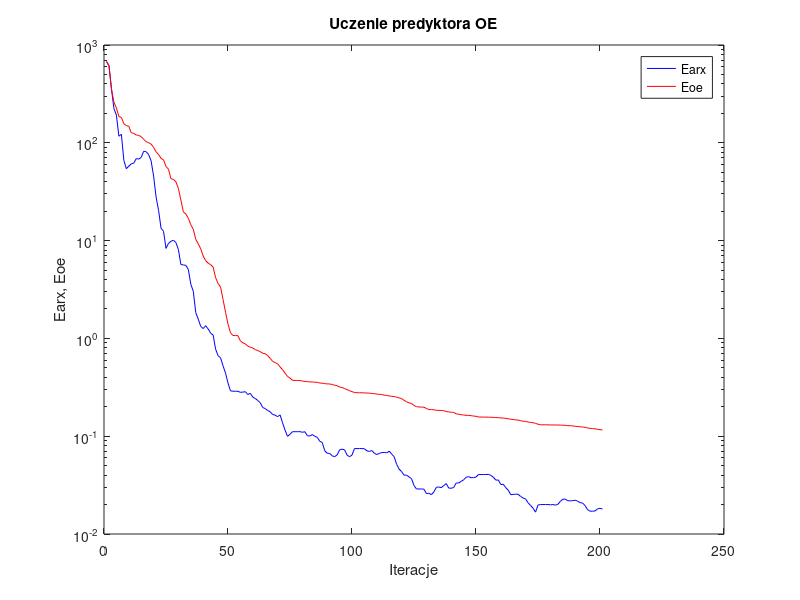
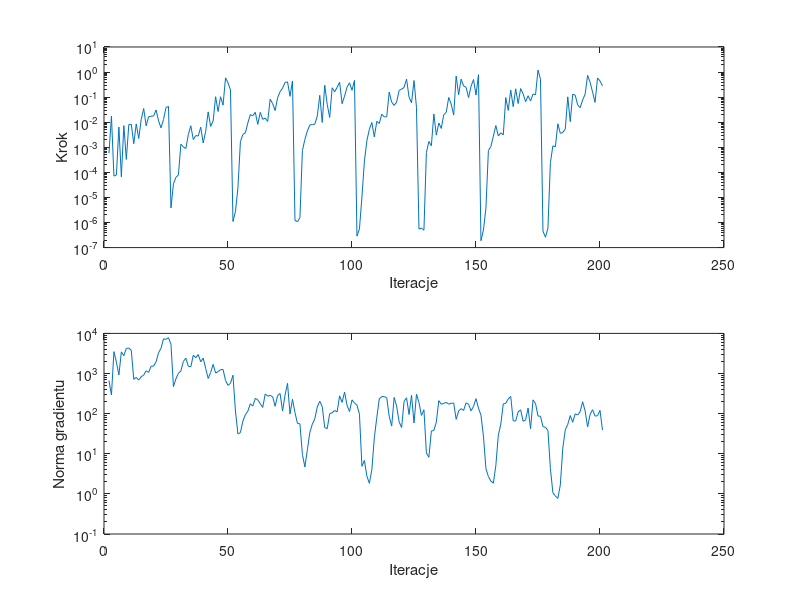

MATLAB code for these plots, in order:
%uczenie predyktora oe
clear all;
n=0; farx(n+1)=6.788279e+002; foe(n+1)=6.757100e+002; wspucz(n+1)=0.000000e+000; ng(n+1)=0.000000e+000;
%odnowa zmiennej metryki
n=1; farx(n+1)=6.183425e+002; foe(n+1)=6.154929e+002; krok(n+1)=5.763985e-004; ng(n+1)=6.680554e+002;
n=2; farx(n+1)=3.573275e+002; foe(n+1)=3.553067e+002; krok(n+1)=1.750226e-002; ng(n+1)=2.917240e+002;
n=3; farx(n+1)=2.238564e+002; foe(n+1)=2.595465e+002; krok(n+1)=7.110078e-005; ng(n+1)=3.511220e+003;
n=4; farx(n+1)=1.917211e+002; foe(n+1)=2.270664e+002; krok(n+1)=7.872898e-005; ng(n+1)=1.925126e+003;
n=5; farx(n+1)=1.167928e+002; foe(n+1)=1.853321e+002; krok(n+1)=6.413861e-003; ng(n+1)=9.187525e+002;
n=6; farx(n+1)=1.223731e+002; foe(n+1)=1.819063e+002; krok(n+1)=6.653535e-005; ng(n+1)=3.453463e+003;
n=7; farx(n+1)=6.625486e+001; foe(n+1)=1.566184e+002; krok(n+1)=7.321912e-003; ng(n+1)=2.779293e+003;
n=8; farx(n+1)=5.437186e+001; foe(n+1)=1.499014e+002; krok(n+1)=3.276764e-004; ng(n+1)=4.239686e+003;
n=9; farx(n+1)=5.763717e+001; foe(n+1)=1.477332e+002; krok(n+1)=7.981858e-003; ng(n+1)=4.308117e+003;
n=10; farx(n+1)=6.089893e+001; foe(n+1)=1.266553e+002; krok(n+1)=8.300088e-003; ng(n+1)=3.779078e+003;
n=11; farx(n+1)=6.193280e+001; foe(n+1)=1.246412e+002; krok(n+1)=1.389400e-003; ng(n+1)=7.180904e+002;
n=12; farx(n+1)=6.899159e+001; foe(n+1)=1.202255e+002; krok(n+1)=8.516524e-003; ng(n+1)=8.020383e+002;
n=13; farx(n+1)=6.810255e+001; foe(n+1)=1.192200e+002; krok(n+1)=2.249238e-003; ng(n+1)=6.864605e+002;
n=14; farx(n+1)=7.089479e+001; foe(n+1)=1.154537e+002; krok(n+1)=1.283974e-002; ng(n+1)=8.330590e+002;
n=15; farx(n+1)=8.196783e+001; foe(n+1)=1.084394e+002; krok(n+1)=3.519888e-002; ng(n+1)=9.139724e+002;
n=16; farx(n+1)=8.104623e+001; foe(n+1)=1.027976e+002; krok(n+1)=7.172266e-003; ng(n+1)=1.168191e+003;
n=17; farx(n+1)=7.576794e+001; foe(n+1)=1.001249e+002; krok(n+1)=1.650423e-002; ng(n+1)=1.066783e+003;
n=18; farx(n+1)=6.521512e+001; foe(n+1)=9.694861e+001; krok(n+1)=1.725161e-002; ng(n+1)=1.530161e+003;
n=19; farx(n+1)=4.568749e+001; foe(n+1)=8.971134e+001; krok(n+1)=1.776017e-002; ng(n+1)=1.527241e+003;
n=20; farx(n+1)=2.787934e+001; foe(n+1)=8.097420e+001; krok(n+1)=3.068686e-002; ng(n+1)=1.967654e+003;
n=21; farx(n+1)=2.040021e+001; foe(n+1)=7.589598e+001; krok(n+1)=1.131000e-002; ng(n+1)=3.301387e+003;
n=22; farx(n+1)=1.339318e+001; foe(n+1)=6.934837e+001; krok(n+1)=5.967206e-003; ng(n+1)=4.273236e+003;
n=23; farx(n+1)=1.246897e+001; foe(n+1)=6.684391e+001; krok(n+1)=1.282772e-002; ng(n+1)=7.342303e+003;
n=24; farx(n+1)=8.322229e+000; foe(n+1)=5.723546e+001; krok(n+1)=3.876686e-002; ng(n+1)=7.093558e+003;
n=25; farx(n+1)=9.350071e+000; foe(n+1)=5.373500e+001; krok(n+1)=4.256083e-002; ng(n+1)=7.804062e+003;
%odnowa zmiennej metryki
n=26; farx(n+1)=9.842211e+000; foe(n+1)=4.286116e+001; krok(n+1)=3.811241e-006; ng(n+1)=5.364850e+003;
n=27; farx(n+1)=1.007613e+001; foe(n+1)=4.230535e+001; krok(n+1)=3.487580e-005; ng(n+1)=4.723948e+002;
n=28; farx(n+1)=9.544791e+000; foe(n+1)=3.994649e+001; krok(n+1)=6.352069e-005; ng(n+1)=7.382170e+002;
n=29; farx(n+1)=8.101796e+000; foe(n+1)=3.402531e+001; krok(n+1)=7.910691e-005; ng(n+1)=1.014002e+003;
n=30; farx(n+1)=5.689714e+000; foe(n+1)=2.596508e+001; krok(n+1)=1.330026e-003; ng(n+1)=1.156538e+003;
n=31; farx(n+1)=5.644712e+000; foe(n+1)=1.965049e+001; krok(n+1)=1.037622e-003; ng(n+1)=2.002152e+003;
n=32; farx(n+1)=5.579544e+000; foe(n+1)=1.876226e+001; krok(n+1)=8.897443e-004; ng(n+1)=2.410791e+003;
n=33; farx(n+1)=5.074732e+000; foe(n+1)=1.691263e+001; krok(n+1)=3.212655e-003; ng(n+1)=1.524783e+003;
n=34; farx(n+1)=3.588123e+000; foe(n+1)=1.452752e+001; krok(n+1)=7.242402e-003; ng(n+1)=1.464704e+003;
n=35; farx(n+1)=3.035888e+000; foe(n+1)=1.306594e+001; krok(n+1)=2.032216e-003; ng(n+1)=2.857971e+003;
n=36; farx(n+1)=1.832074e+000; foe(n+1)=1.028676e+001; krok(n+1)=2.943935e-003; ng(n+1)=2.484197e+003;
n=37; farx(n+1)=1.574131e+000; foe(n+1)=9.261059e+000; krok(n+1)=2.804162e-003; ng(n+1)=2.964494e+003;
n=38; farx(n+1)=1.326906e+000; foe(n+1)=8.242373e+000; krok(n+1)=6.319511e-003; ng(n+1)=1.955134e+003;
n=39; farx(n+1)=1.260424e+000; foe(n+1)=6.946530e+000; krok(n+1)=1.495225e-003; ng(n+1)=2.424338e+003;
n=40; farx(n+1)=1.348147e+000; foe(n+1)=6.238024e+000; krok(n+1)=4.324280e-003; ng(n+1)=1.337370e+003;
n=41; farx(n+1)=1.248247e+000; foe(n+1)=5.872816e+000; krok(n+1)=2.580064e-002; ng(n+1)=7.522131e+002;
n=42; farx(n+1)=1.132518e+000; foe(n+1)=5.673372e+000; krok(n+1)=6.818297e-003; ng(n+1)=1.060530e+003;
n=43; farx(n+1)=1.081604e+000; foe(n+1)=5.372806e+000; krok(n+1)=1.111520e-002; ng(n+1)=1.688473e+003;
n=44; farx(n+1)=7.758783e-001; foe(n+1)=4.174852e+000; krok(n+1)=1.041001e-001; ng(n+1)=1.031172e+003;
n=45; farx(n+1)=6.650299e-001; foe(n+1)=3.644994e+000; krok(n+1)=2.667694e-002; ng(n+1)=1.114196e+003;
n=46; farx(n+1)=6.347447e-001; foe(n+1)=3.344233e+000; krok(n+1)=1.036878e-001; ng(n+1)=1.250790e+003;
n=47; farx(n+1)=5.232873e-001; foe(n+1)=2.505578e+000; krok(n+1)=4.785778e-002; ng(n+1)=1.263403e+003;
n=48; farx(n+1)=4.425383e-001; foe(n+1)=1.852670e+000; krok(n+1)=5.894966e-001; ng(n+1)=6.738014e+002;
n=49; farx(n+1)=3.495275e-001; foe(n+1)=1.398754e+000; krok(n+1)=3.730429e-001; ng(n+1)=5.060367e+002;
n=50; farx(n+1)=2.907608e-001; foe(n+1)=1.142830e+000; krok(n+1)=1.919924e-001; ng(n+1)=5.721377e+002;
%odnowa zmiennej metryki
n=51; farx(n+1)=2.884228e-001; foe(n+1)=1.071641e+000; krok(n+1)=1.097253e-006; ng(n+1)=9.061172e+002;
n=52; farx(n+1)=2.883249e-001; foe(n+1)=1.069171e+000; krok(n+1)=2.722567e-006; ng(n+1)=1.161795e+002;
n=53; farx(n+1)=2.877986e-001; foe(n+1)=1.067363e+000; krok(n+1)=2.418894e-005; ng(n+1)=3.108095e+001;
n=54; farx(n+1)=2.809891e-001; foe(n+1)=9.427049e-001; krok(n+1)=1.671680e-003; ng(n+1)=3.376910e+001;
n=55; farx(n+1)=2.824441e-001; foe(n+1)=9.007413e-001; krok(n+1)=3.263302e-003; ng(n+1)=6.490090e+001;
n=56; farx(n+1)=2.852573e-001; foe(n+1)=8.774222e-001; krok(n+1)=3.752980e-003; ng(n+1)=9.373423e+001;
n=57; farx(n+1)=2.667544e-001; foe(n+1)=8.339303e-001; krok(n+1)=9.367765e-003; ng(n+1)=1.149258e+002;
n=58; farx(n+1)=2.745775e-001; foe(n+1)=8.123926e-001; krok(n+1)=2.024365e-002; ng(n+1)=1.768465e+002;
n=59; farx(n+1)=2.507546e-001; foe(n+1)=7.966956e-001; krok(n+1)=1.802073e-002; ng(n+1)=1.540805e+002;
n=60; farx(n+1)=2.430735e-001; foe(n+1)=7.680634e-001; krok(n+1)=2.489395e-002; ng(n+1)=2.415788e+002;
n=61; farx(n+1)=2.318772e-001; foe(n+1)=7.504632e-001; krok(n+1)=8.174750e-003; ng(n+1)=2.199393e+002;
n=62; farx(n+1)=2.199707e-001; foe(n+1)=7.320759e-001; krok(n+1)=2.476948e-002; ng(n+1)=1.778741e+002;
n=63; farx(n+1)=1.966352e-001; foe(n+1)=7.044403e-001; krok(n+1)=1.305754e-002; ng(n+1)=1.424269e+002;
n=64; farx(n+1)=1.913463e-001; foe(n+1)=6.966501e-001; krok(n+1)=1.464382e-002; ng(n+1)=3.099273e+002;
n=65; farx(n+1)=1.832020e-001; foe(n+1)=6.684167e-001; krok(n+1)=1.071180e-002; ng(n+1)=2.720262e+002;
n=66; farx(n+1)=1.775924e-001; foe(n+1)=6.260971e-001; krok(n+1)=8.343059e-002; ng(n+1)=2.852547e+002;
n=67; farx(n+1)=1.667720e-001; foe(n+1)=5.819795e-001; krok(n+1)=5.536703e-002; ng(n+1)=2.645122e+002;
n=68; farx(n+1)=1.643355e-001; foe(n+1)=5.661217e-001; krok(n+1)=2.928765e-002; ng(n+1)=1.526276e+002;
n=69; farx(n+1)=1.582309e-001; foe(n+1)=5.496978e-001; krok(n+1)=9.464413e-002; ng(n+1)=2.839591e+002;
n=70; farx(n+1)=1.653570e-001; foe(n+1)=5.108119e-001; krok(n+1)=1.653712e-001; ng(n+1)=3.167852e+002;
n=71; farx(n+1)=1.368910e-001; foe(n+1)=4.786884e-001; krok(n+1)=2.288809e-001; ng(n+1)=1.157049e+002;
n=72; farx(n+1)=1.154751e-001; foe(n+1)=4.410391e-001; krok(n+1)=3.839848e-001; ng(n+1)=2.892740e+002;
n=73; farx(n+1)=9.970733e-002; foe(n+1)=4.084529e-001; krok(n+1)=4.081488e-001; ng(n+1)=5.686612e+002;
n=74; farx(n+1)=1.046104e-001; foe(n+1)=3.927704e-001; krok(n+1)=1.076361e-001; ng(n+1)=9.784697e+001;
n=75; farx(n+1)=1.111781e-001; foe(n+1)=3.730486e-001; krok(n+1)=4.423764e-001; ng(n+1)=2.278464e+002;
%odnowa zmiennej metryki
n=76; farx(n+1)=1.111700e-001; foe(n+1)=3.718205e-001; krok(n+1)=1.236046e-006; ng(n+1)=1.069618e+002;
n=77; farx(n+1)=1.112141e-001; foe(n+1)=3.716089e-001; krok(n+1)=1.067446e-006; ng(n+1)=5.715147e+001;
n=78; farx(n+1)=1.113653e-001; foe(n+1)=3.712055e-001; krok(n+1)=1.572380e-006; ng(n+1)=5.574424e+001;
n=79; farx(n+1)=1.096332e-001; foe(n+1)=3.661949e-001; krok(n+1)=7.394410e-004; ng(n+1)=9.611920e+000;
n=80; farx(n+1)=1.112357e-001; foe(n+1)=3.635217e-001; krok(n+1)=2.063028e-003; ng(n+1)=4.685992e+000;
n=81; farx(n+1)=1.012013e-001; foe(n+1)=3.609995e-001; krok(n+1)=4.483426e-003; ng(n+1)=1.254130e+001;
n=82; farx(n+1)=1.003683e-001; foe(n+1)=3.594858e-001; krok(n+1)=7.760194e-003; ng(n+1)=3.416341e+001;
n=83; farx(n+1)=1.039483e-001; foe(n+1)=3.586469e-001; krok(n+1)=8.053672e-003; ng(n+1)=5.473255e+001;
n=84; farx(n+1)=9.981387e-002; foe(n+1)=3.567342e-001; krok(n+1)=8.368557e-003; ng(n+1)=7.450371e+001;
n=85; farx(n+1)=9.733309e-002; foe(n+1)=3.555134e-001; krok(n+1)=1.771116e-002; ng(n+1)=1.468108e+002;
n=86; farx(n+1)=8.873654e-002; foe(n+1)=3.494712e-001; krok(n+1)=1.181740e-001; ng(n+1)=2.033165e+002;
n=87; farx(n+1)=8.633324e-002; foe(n+1)=3.486222e-001; krok(n+1)=9.778245e-003; ng(n+1)=1.499437e+002;
n=88; farx(n+1)=7.107066e-002; foe(n+1)=3.449720e-001; krok(n+1)=2.988232e-001; ng(n+1)=4.486177e+001;
n=89; farx(n+1)=6.691048e-002; foe(n+1)=3.424120e-001; krok(n+1)=5.184392e-002; ng(n+1)=4.238220e+001;
n=90; farx(n+1)=6.655955e-002; foe(n+1)=3.421674e-001; krok(n+1)=1.548166e-002; ng(n+1)=9.961997e+001;
n=91; farx(n+1)=6.306534e-002; foe(n+1)=3.379129e-001; krok(n+1)=2.367301e-001; ng(n+1)=1.051127e+002;
n=92; farx(n+1)=6.162736e-002; foe(n+1)=3.319753e-001; krok(n+1)=1.619492e-001; ng(n+1)=1.198334e+002;
n=93; farx(n+1)=6.441806e-002; foe(n+1)=3.289011e-001; krok(n+1)=2.465387e-001; ng(n+1)=1.102158e+002;
n=94; farx(n+1)=7.238807e-002; foe(n+1)=3.176967e-001; krok(n+1)=3.916078e-001; ng(n+1)=2.774908e+002;
n=95; farx(n+1)=7.380640e-002; foe(n+1)=3.148008e-001; krok(n+1)=5.500175e-002; ng(n+1)=1.910659e+002;
n=96; farx(n+1)=7.258404e-002; foe(n+1)=3.072975e-001; krok(n+1)=1.091056e-001; ng(n+1)=3.445224e+002;
n=97; farx(n+1)=6.420300e-002; foe(n+1)=2.991172e-001; krok(n+1)=2.506731e-001; ng(n+1)=1.615607e+002;
n=98; farx(n+1)=6.162574e-002; foe(n+1)=2.917356e-001; krok(n+1)=3.745525e-001; ng(n+1)=1.126396e+002;
n=99; farx(n+1)=6.416311e-002; foe(n+1)=2.858096e-001; krok(n+1)=1.874735e-001; ng(n+1)=2.207687e+002;
n=100; farx(n+1)=7.472958e-002; foe(n+1)=2.797859e-001; krok(n+1)=4.641165e-001; ng(n+1)=1.836306e+002;
%odnowa zmiennej metryki
n=101; farx(n+1)=7.472675e-002; foe(n+1)=2.783989e-001; krok(n+1)=2.862101e-007; ng(n+1)=1.631071e+002;
n=102; farx(n+1)=7.474419e-002; foe(n+1)=2.779917e-001; krok(n+1)=5.586379e-007; ng(n+1)=9.696751e+001;
n=103; farx(n+1)=7.476359e-002; foe(n+1)=2.779770e-001; krok(n+1)=1.044207e-005; ng(n+1)=4.858503e+000;
n=104; farx(n+1)=7.441736e-002; foe(n+1)=2.770989e-001; krok(n+1)=2.818478e-004; ng(n+1)=6.840345e+000;
n=105; farx(n+1)=7.080172e-002; foe(n+1)=2.763693e-001; krok(n+1)=1.841613e-003; ng(n+1)=2.759510e+000;
n=106; farx(n+1)=6.989407e-002; foe(n+1)=2.755354e-001; krok(n+1)=5.241643e-003; ng(n+1)=1.837905e+000;
n=107; farx(n+1)=7.134329e-002; foe(n+1)=2.738586e-001; krok(n+1)=9.732535e-003; ng(n+1)=4.016544e+000;
n=108; farx(n+1)=6.695772e-002; foe(n+1)=2.721630e-001; krok(n+1)=2.595225e-003; ng(n+1)=2.508406e+001;
n=109; farx(n+1)=6.498832e-002; foe(n+1)=2.694828e-001; krok(n+1)=1.086709e-002; ng(n+1)=8.038069e+001;
n=110; farx(n+1)=6.661807e-002; foe(n+1)=2.678248e-001; krok(n+1)=8.929289e-003; ng(n+1)=2.326372e+002;
n=111; farx(n+1)=6.807082e-002; foe(n+1)=2.669097e-001; krok(n+1)=2.091551e-002; ng(n+1)=2.664596e+002;
n=112; farx(n+1)=6.823704e-002; foe(n+1)=2.624379e-001; krok(n+1)=1.617035e-002; ng(n+1)=2.668632e+002;
n=113; farx(n+1)=6.750563e-002; foe(n+1)=2.613363e-001; krok(n+1)=1.660195e-002; ng(n+1)=2.499377e+002;
n=114; farx(n+1)=7.026315e-002; foe(n+1)=2.581298e-001; krok(n+1)=1.585131e-001; ng(n+1)=8.545501e+001;
n=115; farx(n+1)=6.565619e-002; foe(n+1)=2.556603e-001; krok(n+1)=6.357754e-002; ng(n+1)=4.899964e+001;
n=116; farx(n+1)=6.172140e-002; foe(n+1)=2.542738e-001; krok(n+1)=4.681906e-002; ng(n+1)=2.528175e+002;
n=117; farx(n+1)=5.148599e-002; foe(n+1)=2.508987e-001; krok(n+1)=6.345766e-002; ng(n+1)=1.538339e+002;
n=118; farx(n+1)=4.608992e-002; foe(n+1)=2.460761e-001; krok(n+1)=1.856523e-001; ng(n+1)=6.265463e+001;
n=119; farx(n+1)=4.348323e-002; foe(n+1)=2.423892e-001; krok(n+1)=2.088513e-001; ng(n+1)=4.495961e+001;
n=120; farx(n+1)=3.992718e-002; foe(n+1)=2.327420e-001; krok(n+1)=2.440422e-001; ng(n+1)=2.010639e+002;
n=121; farx(n+1)=4.003875e-002; foe(n+1)=2.250577e-001; krok(n+1)=5.226535e-001; ng(n+1)=2.480127e+002;
n=122; farx(n+1)=3.830480e-002; foe(n+1)=2.192254e-001; krok(n+1)=1.006999e-001; ng(n+1)=9.509399e+001;
n=123; farx(n+1)=3.680382e-002; foe(n+1)=2.158811e-001; krok(n+1)=5.908701e-002; ng(n+1)=2.875659e+002;
n=124; farx(n+1)=3.130185e-002; foe(n+1)=2.063006e-001; krok(n+1)=4.602673e-001; ng(n+1)=5.853396e+001;
n=125; farx(n+1)=2.887098e-002; foe(n+1)=2.005773e-001; krok(n+1)=3.873453e-002; ng(n+1)=3.049036e+002;
%odnowa zmiennej metryki
n=126; farx(n+1)=2.888217e-002; foe(n+1)=1.988643e-001; krok(n+1)=5.466855e-007; ng(n+1)=1.896018e+002;
n=127; farx(n+1)=2.884137e-002; foe(n+1)=1.985123e-001; krok(n+1)=6.044978e-007; ng(n+1)=9.028463e+001;
n=128; farx(n+1)=2.875235e-002; foe(n+1)=1.979339e-001; krok(n+1)=4.934800e-007; ng(n+1)=1.245279e+002;
n=129; farx(n+1)=2.593089e-002; foe(n+1)=1.920335e-001; krok(n+1)=6.250570e-004; ng(n+1)=1.050905e+001;
n=130; farx(n+1)=2.607282e-002; foe(n+1)=1.873913e-001; krok(n+1)=1.700059e-003; ng(n+1)=8.169871e+000;
n=131; farx(n+1)=2.524497e-002; foe(n+1)=1.871720e-001; krok(n+1)=1.151566e-003; ng(n+1)=3.695476e+001;
n=132; farx(n+1)=2.690505e-002; foe(n+1)=1.863815e-001; krok(n+1)=2.147336e-002; ng(n+1)=3.815418e+001;
n=133; farx(n+1)=3.004456e-002; foe(n+1)=1.840851e-001; krok(n+1)=3.059436e-003; ng(n+1)=6.170711e+001;
n=134; farx(n+1)=3.024490e-002; foe(n+1)=1.835132e-001; krok(n+1)=9.317009e-003; ng(n+1)=2.104188e+002;
n=135; farx(n+1)=2.976173e-002; foe(n+1)=1.833009e-001; krok(n+1)=5.637357e-003; ng(n+1)=1.716734e+002;
n=136; farx(n+1)=3.130267e-002; foe(n+1)=1.824644e-001; krok(n+1)=2.001452e-002; ng(n+1)=1.796792e+002;
n=137; farx(n+1)=3.274871e-002; foe(n+1)=1.789223e-001; krok(n+1)=2.490870e-002; ng(n+1)=1.909303e+002;
n=138; farx(n+1)=2.948933e-002; foe(n+1)=1.770602e-001; krok(n+1)=9.760941e-002; ng(n+1)=1.721471e+002;
n=139; farx(n+1)=2.936484e-002; foe(n+1)=1.757298e-001; krok(n+1)=5.234463e-002; ng(n+1)=1.817169e+002;
n=140; farx(n+1)=2.984816e-002; foe(n+1)=1.752055e-001; krok(n+1)=1.927372e-002; ng(n+1)=1.839084e+002;
n=141; farx(n+1)=3.326255e-002; foe(n+1)=1.691744e-001; krok(n+1)=6.954939e-001; ng(n+1)=7.214822e+001;
n=142; farx(n+1)=3.318447e-002; foe(n+1)=1.678359e-001; krok(n+1)=1.237945e-001; ng(n+1)=1.161107e+002;
n=143; farx(n+1)=3.453930e-002; foe(n+1)=1.658396e-001; krok(n+1)=5.223159e-001; ng(n+1)=1.330814e+002;
n=144; farx(n+1)=3.583025e-002; foe(n+1)=1.647453e-001; krok(n+1)=2.785672e-001; ng(n+1)=1.200432e+002;
n=145; farx(n+1)=3.802650e-002; foe(n+1)=1.635655e-001; krok(n+1)=2.475890e-001; ng(n+1)=1.860459e+002;
n=146; farx(n+1)=3.861800e-002; foe(n+1)=1.632538e-001; krok(n+1)=9.599621e-002; ng(n+1)=1.712977e+002;
n=147; farx(n+1)=3.764488e-002; foe(n+1)=1.622717e-001; krok(n+1)=2.723382e-001; ng(n+1)=1.173675e+002;
n=148; farx(n+1)=3.771132e-002; foe(n+1)=1.606338e-001; krok(n+1)=5.041216e-001; ng(n+1)=1.509739e+002;
n=149; farx(n+1)=3.822419e-002; foe(n+1)=1.598075e-001; krok(n+1)=1.213676e-001; ng(n+1)=2.357180e+002;
n=150; farx(n+1)=4.056140e-002; foe(n+1)=1.571571e-001; krok(n+1)=7.847380e-001; ng(n+1)=1.374856e+002;
%odnowa zmiennej metryki
n=151; farx(n+1)=4.056042e-002; foe(n+1)=1.569175e-001; krok(n+1)=1.883884e-007; ng(n+1)=9.105626e+001;
n=152; farx(n+1)=4.055700e-002; foe(n+1)=1.568880e-001; krok(n+1)=5.000813e-007; ng(n+1)=2.758914e+001;
n=153; farx(n+1)=4.056807e-002; foe(n+1)=1.568837e-001; krok(n+1)=3.744041e-006; ng(n+1)=4.242783e+000;
n=154; farx(n+1)=4.078270e-002; foe(n+1)=1.564874e-001; krok(n+1)=7.477779e-004; ng(n+1)=2.707544e+000;
n=155; farx(n+1)=3.971378e-002; foe(n+1)=1.561710e-001; krok(n+1)=1.081070e-003; ng(n+1)=2.084235e+000;
n=156; farx(n+1)=3.806919e-002; foe(n+1)=1.558797e-001; krok(n+1)=2.774090e-003; ng(n+1)=1.852041e+000;
n=157; farx(n+1)=3.556473e-002; foe(n+1)=1.551461e-001; krok(n+1)=7.366454e-003; ng(n+1)=5.139725e+000;
n=158; farx(n+1)=3.567287e-002; foe(n+1)=1.547458e-001; krok(n+1)=2.818159e-003; ng(n+1)=2.895605e+001;
n=159; farx(n+1)=3.206780e-002; foe(n+1)=1.535236e-001; krok(n+1)=3.778589e-003; ng(n+1)=5.472639e+001;
n=160; farx(n+1)=3.226362e-002; foe(n+1)=1.534493e-001; krok(n+1)=3.128460e-003; ng(n+1)=1.750746e+002;
n=161; farx(n+1)=2.978481e-002; foe(n+1)=1.519413e-001; krok(n+1)=9.630670e-002; ng(n+1)=1.805969e+002;
n=162; farx(n+1)=2.808007e-002; foe(n+1)=1.507564e-001; krok(n+1)=2.954351e-002; ng(n+1)=2.321176e+002;
n=163; farx(n+1)=2.522359e-002; foe(n+1)=1.492518e-001; krok(n+1)=1.919924e-001; ng(n+1)=2.682342e+002;
n=164; farx(n+1)=2.537825e-002; foe(n+1)=1.482642e-001; krok(n+1)=4.171530e-002; ng(n+1)=6.605718e+001;
n=165; farx(n+1)=2.555381e-002; foe(n+1)=1.469690e-001; krok(n+1)=2.144024e-001; ng(n+1)=6.562706e+001;
n=166; farx(n+1)=2.549043e-002; foe(n+1)=1.461856e-001; krok(n+1)=5.570844e-002; ng(n+1)=1.112555e+002;
n=167; farx(n+1)=2.420690e-002; foe(n+1)=1.440792e-001; krok(n+1)=2.193298e-001; ng(n+1)=1.242223e+002;
n=168; farx(n+1)=2.335007e-002; foe(n+1)=1.422752e-001; krok(n+1)=1.354890e-001; ng(n+1)=6.454168e+001;
n=169; farx(n+1)=2.280028e-002; foe(n+1)=1.416293e-001; krok(n+1)=6.539800e-002; ng(n+1)=6.999375e+001;
n=170; farx(n+1)=2.086047e-002; foe(n+1)=1.396298e-001; krok(n+1)=1.134226e-001; ng(n+1)=1.372864e+002;
n=171; farx(n+1)=1.957798e-002; foe(n+1)=1.384879e-001; krok(n+1)=7.045190e-002; ng(n+1)=4.220448e+001;
n=172; farx(n+1)=1.835847e-002; foe(n+1)=1.373678e-001; krok(n+1)=1.344350e-001; ng(n+1)=2.202268e+002;
n=173; farx(n+1)=1.673578e-002; foe(n+1)=1.352261e-001; krok(n+1)=1.237945e-001; ng(n+1)=1.782201e+002;
n=174; farx(n+1)=1.978912e-002; foe(n+1)=1.325964e-001; krok(n+1)=1.201404e+000; ng(n+1)=8.728362e+001;
n=175; farx(n+1)=2.000323e-002; foe(n+1)=1.309065e-001; krok(n+1)=5.134806e-001; ng(n+1)=8.607705e+001;
%odnowa zmiennej metryki
n=176; farx(n+1)=2.000707e-002; foe(n+1)=1.308107e-001; krok(n+1)=4.536859e-007; ng(n+1)=4.741777e+001;
n=177; farx(n+1)=2.001309e-002; foe(n+1)=1.307702e-001; krok(n+1)=2.599037e-007; ng(n+1)=4.568112e+001;
n=178; farx(n+1)=2.003580e-002; foe(n+1)=1.306982e-001; krok(n+1)=5.947174e-007; ng(n+1)=3.812740e+001;
n=179; farx(n+1)=1.985779e-002; foe(n+1)=1.303484e-001; krok(n+1)=2.456358e-004; ng(n+1)=4.251757e+000;
n=180; farx(n+1)=2.002010e-002; foe(n+1)=1.302566e-001; krok(n+1)=1.141051e-003; ng(n+1)=1.067547e+000;
n=181; farx(n+1)=1.973411e-002; foe(n+1)=1.302235e-001; krok(n+1)=1.047905e-003; ng(n+1)=8.849721e-001;
n=182; farx(n+1)=2.009512e-002; foe(n+1)=1.301381e-001; krok(n+1)=8.692572e-003; ng(n+1)=7.695169e-001;
n=183; farx(n+1)=2.153110e-002; foe(n+1)=1.298374e-001; krok(n+1)=3.576264e-003; ng(n+1)=1.678278e+000;
n=184; farx(n+1)=2.269019e-002; foe(n+1)=1.294514e-001; krok(n+1)=3.918749e-003; ng(n+1)=1.393773e+001;
n=185; farx(n+1)=2.276202e-002; foe(n+1)=1.292093e-001; krok(n+1)=5.381741e-003; ng(n+1)=3.945937e+001;
n=186; farx(n+1)=2.190690e-002; foe(n+1)=1.281675e-001; krok(n+1)=1.032026e-001; ng(n+1)=5.394926e+001;
n=187; farx(n+1)=2.183522e-002; foe(n+1)=1.280152e-001; krok(n+1)=1.056509e-002; ng(n+1)=8.955824e+001;
n=188; farx(n+1)=2.192992e-002; foe(n+1)=1.275424e-001; krok(n+1)=1.320338e-001; ng(n+1)=6.087095e+001;
n=189; farx(n+1)=2.215891e-002; foe(n+1)=1.262507e-001; krok(n+1)=1.192585e-001; ng(n+1)=9.892380e+001;
n=190; farx(n+1)=2.164361e-002; foe(n+1)=1.256270e-001; krok(n+1)=4.904612e-002; ng(n+1)=9.250596e+001;
n=191; farx(n+1)=2.090048e-002; foe(n+1)=1.247867e-001; krok(n+1)=3.809184e-002; ng(n+1)=1.120276e+002;
n=192; farx(n+1)=2.072219e-002; foe(n+1)=1.242631e-001; krok(n+1)=7.704757e-002; ng(n+1)=1.979599e+002;
n=193; farx(n+1)=1.950877e-002; foe(n+1)=1.233504e-001; krok(n+1)=1.310538e-001; ng(n+1)=1.166746e+002;
n=194; farx(n+1)=1.773245e-002; foe(n+1)=1.214491e-001; krok(n+1)=7.382907e-001; ng(n+1)=4.670776e+001;
n=195; farx(n+1)=1.710878e-002; foe(n+1)=1.203302e-001; krok(n+1)=3.923690e-001; ng(n+1)=9.574494e+001;
n=196; farx(n+1)=1.711134e-002; foe(n+1)=1.196271e-001; krok(n+1)=1.590363e-001; ng(n+1)=1.253039e+002;
n=197; farx(n+1)=1.719081e-002; foe(n+1)=1.191569e-001; krok(n+1)=6.193139e-002; ng(n+1)=8.686732e+001;
n=198; farx(n+1)=1.806324e-002; foe(n+1)=1.176277e-001; krok(n+1)=5.821767e-001; ng(n+1)=8.869090e+001;
n=199; farx(n+1)=1.832927e-002; foe(n+1)=1.166870e-001; krok(n+1)=4.419445e-001; ng(n+1)=1.205465e+002;
n=200; farx(n+1)=1.800182e-002; foe(n+1)=1.157152e-001; krok(n+1)=2.815910e-001; ng(n+1)=3.888984e+001;

figure; semilogy(farx,'b'); hold on; semilogy(foe,'r'); xlabel('Iteracje'); ylabel('Earx, Eoe'); legend('Earx','Eoe'); title('Uczenie predyktora OE');
figure; subplot(2,1,1); semilogy(krok); xlabel('Iteracje'); ylabel('Krok');
subplot(2,1,2); semilogy(ng); xlabel('Iteracje'); ylabel('Norma gradientu');
Earx=farx(n+1)
Eoe=foe(n+1)
